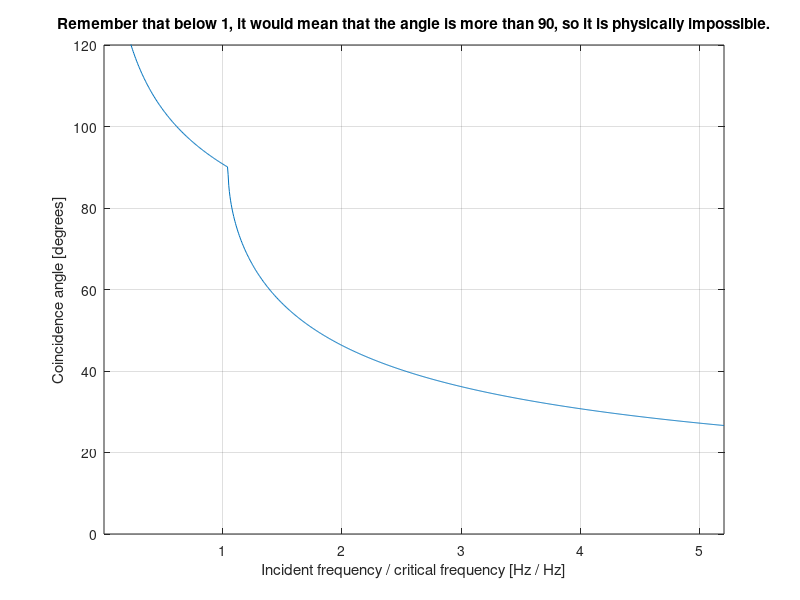

MATLAB code to generate this figure:
% Architectural and Environmental Acoustics.
% Exercise from October 12th, 2015.
%
% Joe.


% Panel characteristics:
volume_density = 2300;
speed_sound_panel = 3400;
thickness = 0.1;
% Constants
c = 343;


% 1 - Critical frequency
fc = c^2 / (1.8 * thickness * speed_sound_panel);
disp(sprintf('Critical frequency: %.1f [Hz].', fc));


% 2 - field incidence sound reduction index (Rfield)
frequency = 250;
rho_c = 414;
a = (2*pi*frequency * volume_density * thickness) / (2 * rho_c);
angles = 78;
r_field = 20*log10(a) - 10*log10(log(1+a^2) - log(1 + a^2 * cos(angles/180 * pi)));
disp(sprintf('R_field: %.2f', r_field));


% 3 - Coincidence angle as a function of the frequency:
f = [1:1000];
B = 2000000;
c_air = ones(1, length(f)) * c;
c_panel = (( (2*pi*f).^2  * B) / (volume_density * thickness)).^(1/4);
coincidence_angles = abs(asin(c_air ./ c_panel)) /pi * 180;
x_axis_values = f / fc;
plot(x_axis_values, coincidence_angles);
ylim([0 120]);
xlim([min(x_axis_values) max(x_axis_values)]);
ylabel('Coincidence angle [degrees]');
xlabel('Incident frequency / critical frequency [Hz / Hz]');
title('Remember that below 1, it would mean that the angle is more than 90, so it is physically impossible.');
grid
